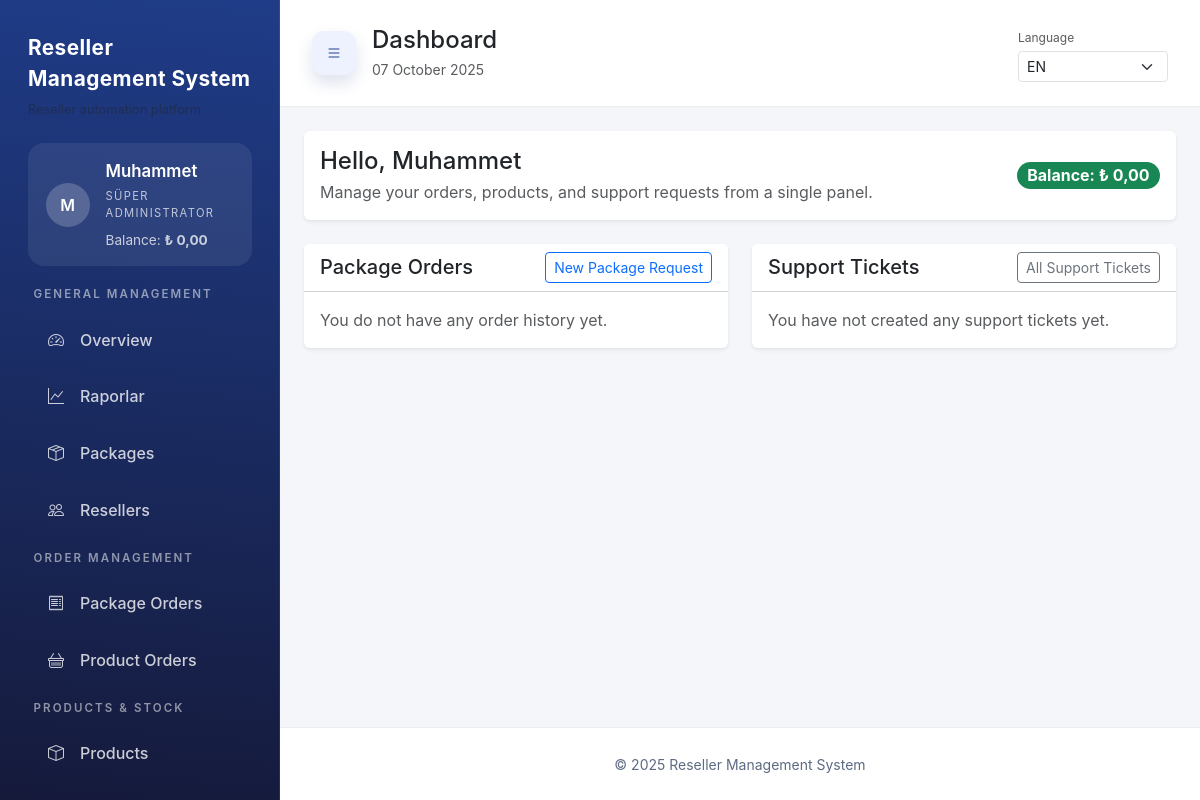
/dashboard.php (signed in), run on the app's committed database.
### tables this page shows
CREATE TABLE IF NOT EXISTS users (
    id INT AUTO_INCREMENT PRIMARY KEY,
    name VARCHAR(150) NOT NULL,
    email VARCHAR(150) NOT NULL UNIQUE,
    password_hash VARCHAR(255) NOT NULL,
    api_key VARCHAR(128) NULL,
    locale VARCHAR(5) NULL,
    role ENUM('super_admin','admin','finance','support','content','reseller') NOT NULL DEFAULT 'reseller',
    balance DECIMAL(12,2) NOT NULL DEFAULT 0,
    status ENUM('active','inactive') NOT NULL DEFAULT 'active',
    telegram_bot_token VARCHAR(255) NULL,
    telegram_chat_id VARCHAR(191) NULL,
    notify_order_completed TINYINT(1) NOT NULL DEFAULT 1,
    notify_balance_approved TINYINT(1) NOT NULL DEFAULT 1,
    notify_support_replied TINYINT(1) NOT NULL DEFAULT 1,
    low_balance_since DATETIME NULL DEFAULT NULL,
    created_at DATETIME NOT NULL DEFAULT CURRENT_TIMESTAMP,
    updated_at DATETIME NULL DEFAULT NULL ON UPDATE CURRENT_TIMESTAMP,
    UNIQUE KEY uniq_users_api_key (api_key)
);

### dashboard.php (the view, shortened to what the rows shown need)
<?php
require __DIR__ . '/bootstrap.php';
$pageTitle = 'Kontrol Paneli';
include __DIR__ . '/templates/header.php';
?>
<div class="row g-4">
    <div class="col-12">
        <div class="card shadow-sm border-0">
            <div class="card-body d-flex flex-column flex-md-row justify-content-between align-items-md-center gap-3">
                <div>
                    <h4 class="mb-1"><?= Helpers::sanitize('Merhaba') ?>, <?= Helpers::sanitize($user['name']) ?></h4>
                    <p class="text-muted mb-0"><?= Helpers::sanitize('Siparişlerinizi, ürünleri ve destek taleplerinizi tek panelden yönetin.') ?></p>
                </div>
            </div>
        </div>
    </div>
</div>
<?php include __DIR__ . '/templates/footer.php';

### templates/header.php (shortened to what the rows shown need)
<?php
$user = $_SESSION['user'] ?? null;
$pageHeadline = $pageTitle ?? 'Panel';
$siteName = Helpers::siteName();
$siteTagline = Helpers::siteTagline();
$currentPath = Helpers::currentPath();
$isAdminRole = $user ? Auth::isAdminRole($user['role']) : false;
$isAdminArea = $user && $isAdminRole && strpos($currentPath, '/admin/') === 0;
$menuBadges = array();
if ($user && $isAdminRole) {
    try {
        $sidebarPdo = Database::connection();
        if (Auth::userHasRole($user, array('super_admin', 'admin', 'support'))) {
            $menuBadges['/admin/orders.php'] = (int) $sidebarPdo
                ->query("SELECT COUNT(*) FROM package_orders WHERE status IN ('pending','paid')")
                ->fetchColumn();
            $menuBadges['/admin/product-orders.php'] = (int) $sidebarPdo
                ->query("SELECT COUNT(*) FROM product_orders WHERE status IN ('pending','processing')")
                ->fetchColumn();
        }
    } catch (\Throwable $sidebarException) {
        $menuBadges = array();
    }
}
$menuSections = array();
if ($user) {
    if ($isAdminRole) {
        foreach ($adminSections as $section) {
            $items = array();
            foreach ($section['items'] as $item) {
                $allowedRoles = $item['roles'] ?? Auth::adminRoles();
                if (Auth::userHasRole($user, $allowedRoles)) {
                    $items[] = $item;
                }
            }
            if ($items) {
                $section['items'] = $items;
                $menuSections[] = $section;
            }
        }
    }
}
$nameSource = $user['name'] ?? ($user['email'] ?? 'U');
if (function_exists('mb_substr')) {
    $avatarInitial = mb_strtoupper(mb_substr($nameSource, 0, 1, 'UTF-8'), 'UTF-8');
} else {
    $avatarInitial = strtoupper(substr($nameSource, 0, 1));
}
$userRoleLabel = $user ? Auth::roleLabel($user['role']) : '';
?>
<!DOCTYPE html>
<html lang="<?= Lang::htmlLocale() ?>">
<head>
    <link href="https://cdn.jsdelivr.net/npm/bootstrap@5.3.2/dist/css/bootstrap.min.css" rel="stylesheet">
    <link href="https://cdn.jsdelivr.net/npm/bootstrap-icons@1.11.1/font/bootstrap-icons.css" rel="stylesheet">
    <link href="/assets/css/style.css" rel="stylesheet">
</head>
<body>
<div class="app-shell">
    <?php if ($user): ?>
        <aside class="app-sidebar" id="appSidebar">
            <div class="sidebar-brand">
                <a href="<?= $isAdminArea ? '/admin/dashboard.php' : '/dashboard.php' ?>"><?= Helpers::sanitize($siteName) ?></a>
                <?php if ($siteTagline): ?>
                    <div class="sidebar-brand-tagline text-muted small"><?= Helpers::sanitize($siteTagline) ?></div>
                <?php endif; ?>
            </div>
            <div class="sidebar-user d-flex align-items-center gap-3">
                <span class="avatar-circle avatar-circle--sidebar fw-semibold flex-shrink-0"><?= Helpers::sanitize($avatarInitial) ?></span>
                <div class="flex-grow-1">
                    <div class="sidebar-user-name fw-semibold mb-1"><?= Helpers::sanitize($user['name']) ?></div>
                    <div class="sidebar-user-role text-uppercase small mb-2"><?= Helpers::sanitize($userRoleLabel) ?></div>
                    <?php if (Helpers::featureEnabled('balance')): ?>
                        <div class="sidebar-user-balance small text-white-75">
                            <?= Helpers::sanitize('Bakiye') ?>:
                            <strong><?= Helpers::formatCurrencyHtml((float) $user['balance']) ?></strong>
                        </div>
                    <?php endif; ?>
                </div>
            </div>
            <nav class="sidebar-nav" id="sidebarNav">
                <?php foreach ($menuSections as $section): ?>
                    <div class="sidebar-section">
                        <div class="sidebar-section-heading text-uppercase text-white-75 small fw-semibold">
                            <?= Helpers::sanitize($section['heading']) ?>
                        </div>
                        <ul class="list-unstyled mb-0 sidebar-section-list">
                            <?php foreach ($section['items'] as $navItem): ?>
                                <?php $itemActive = Helpers::isActive($navItem['pattern']); ?>
                                <li>
                                    <a href="<?= $navItem['href'] ?>" class="sidebar-link <?= $itemActive ? 'active' : '' ?>">
                                        <?php if (!empty($navItem['icon'])): ?>
                                            <span class="sidebar-link-icon"><i class="<?= Helpers::sanitize($navItem['icon']) ?>"></i></span>
                                        <?php endif; ?>
                                        <span class="sidebar-link-text"><?= Helpers::sanitize($navItem['label']) ?></span>
                                    </a>
                                </li>
                            <?php endforeach; ?>
                        </ul>
                    </div>
                <?php endforeach; ?>
            </nav>
        </aside>
    <?php endif; ?>
    <div class="app-main d-flex flex-column flex-grow-1">
        <?php if ($user): ?>
            <header class="app-topbar d-flex align-items-center justify-content-between gap-3 flex-wrap">
                <div class="d-flex align-items-center gap-3">
                    <div>
                        <h1 class="h4 mb-1"><?= Helpers::sanitize($pageHeadline) ?></h1>
                    </div>
                </div>
            </header>
        <?php endif; ?>
        <main class="app-content flex-grow-1">
            <div class="app-content-inner py-4">
                <div class="app-container">

### data on the page
users: name "M", name "Muhammet", role "SÜPER ADMINISTRATOR"

### other printed values
Helpers::sanitize($siteName) "Reseller Management System"
Helpers::sanitize('Bakiye') "Balance"
$formatted "0,00 0,00"
Helpers::sanitize($section['heading']) "GENERAL MANAGEMENT"
Helpers::sanitize($navItem['label']) "Overview"
Helpers::sanitize($navItem['label']) "Raporlar"
Helpers::sanitize($navItem['label']) "Packages"
Helpers::sanitize($navItem['label']) "Resellers"
Helpers::sanitize($section['heading']) "ORDER MANAGEMENT"
Helpers::sanitize($navItem['label']) "Package Orders"
Helpers::sanitize($navItem['label']) "Product Orders"
Helpers::sanitize($section['heading']) "PRODUCTS & STOCK"
Helpers::sanitize($navItem['label']) "Products"
Helpers::sanitize($pageHeadline) "Dashboard"
Helpers::sanitize('Dil') "Language"
